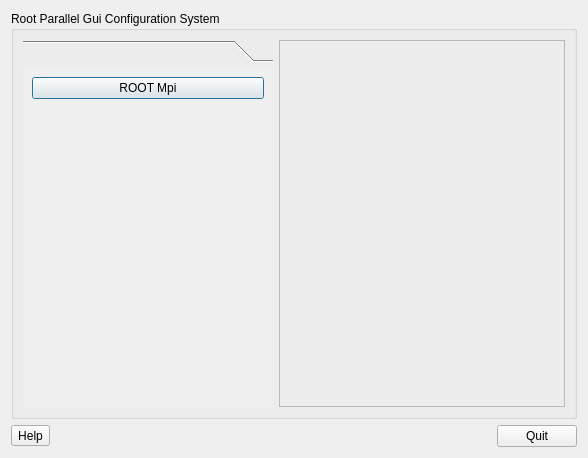
<?xml version="1.0" encoding="UTF-8"?>
<ui version="4.0">
 <class>RootParallelGuiConfig</class>
 <widget class="QDialog" name="RootParallelGuiConfig">
  <property name="geometry">
   <rect>
    <x>0</x>
    <y>0</y>
    <width>588</width>
    <height>458</height>
   </rect>
  </property>
  <property name="windowTitle">
   <string>RootParallelGuiConfig</string>
  </property>
  <property name="locale">
   <locale language="C" country="AnyCountry"/>
  </property>
  <layout class="QGridLayout" name="gridLayout_3">
   <item row="0" column="0" colspan="4">
    <widget class="QGroupBox" name="groupBox">
     <property name="title">
      <string>Root Parallel Gui Configuration System</string>
     </property>
     <layout class="QGridLayout" name="gridLayout">
      <item row="0" column="1" rowspan="2">
       <widget class="QFrame" name="frame">
        <property name="sizePolicy">
         <sizepolicy hsizetype="Expanding" vsizetype="Preferred">
          <horstretch>0</horstretch>
          <verstretch>0</verstretch>
         </sizepolicy>
        </property>
        <property name="frameShape">
         <enum>QFrame::StyledPanel</enum>
        </property>
        <property name="frameShadow">
         <enum>QFrame::Raised</enum>
        </property>
        <layout class="QGridLayout" name="gridLayout_2">
         <property name="margin">
          <number>0</number>
         </property>
         <item row="0" column="0">
          <widget class="QWidget" name="PluginWidget" native="true">
           <property name="sizePolicy">
            <sizepolicy hsizetype="Preferred" vsizetype="Minimum">
             <horstretch>0</horstretch>
             <verstretch>0</verstretch>
            </sizepolicy>
           </property>
          </widget>
         </item>
        </layout>
       </widget>
      </item>
      <item row="0" column="0" rowspan="2">
       <widget class="QToolBox" name="PluginsToolBox">
        <property name="maximumSize">
         <size>
          <width>250</width>
          <height>16777215</height>
         </size>
        </property>
        <property name="currentIndex">
         <number>0</number>
        </property>
        <widget class="QWidget" name="page">
         <property name="geometry">
          <rect>
           <x>0</x>
           <y>0</y>
           <width>240</width>
           <height>351</height>
          </rect>
         </property>
         <attribute name="label">
          <string/>
         </attribute>
         <layout class="QVBoxLayout" name="verticalLayout">
          <item>
           <widget class="QPushButton" name="RootMpiPushButton">
            <property name="text">
             <string>ROOT Mpi</string>
            </property>
            <property name="icon">
             <iconset resource="../../resources/RootParallelGui.qrc">
              <normaloff>:/RootParallelGui/root-logo.png</normaloff>:/RootParallelGui/root-logo.png</iconset>
            </property>
            <property name="iconSize">
             <size>
              <width>64</width>
              <height>64</height>
             </size>
            </property>
           </widget>
          </item>
          <item>
           <spacer name="verticalSpacer">
            <property name="orientation">
             <enum>Qt::Vertical</enum>
            </property>
            <property name="sizeHint" stdset="0">
             <size>
              <width>20</width>
              <height>186</height>
             </size>
            </property>
           </spacer>
          </item>
         </layout>
        </widget>
       </widget>
      </item>
     </layout>
    </widget>
   </item>
   <item row="1" column="0">
    <widget class="QToolButton" name="toolButton">
     <property name="text">
      <string>Help</string>
     </property>
    </widget>
   </item>
   <item row="1" column="1" colspan="2">
    <spacer name="horizontalSpacer">
     <property name="orientation">
      <enum>Qt::Horizontal</enum>
     </property>
     <property name="sizeHint" stdset="0">
      <size>
       <width>308</width>
       <height>20</height>
      </size>
     </property>
    </spacer>
   </item>
   <item row="1" column="3">
    <widget class="QPushButton" name="pushButton">
     <property name="sizePolicy">
      <sizepolicy hsizetype="Fixed" vsizetype="Fixed">
       <horstretch>0</horstretch>
       <verstretch>0</verstretch>
      </sizepolicy>
     </property>
     <property name="text">
      <string>Quit</string>
     </property>
    </widget>
   </item>
  </layout>
 </widget>
 <resources>
  <include location="../../resources/RootParallelGui.qrc"/>
 </resources>
 <connections>
  <connection>
   <sender>pushButton</sender>
   <signal>clicked()</signal>
   <receiver>RootParallelGuiConfig</receiver>
   <slot>close()</slot>
   <hints>
    <hint type="sourcelabel">
     <x>555</x>
     <y>436</y>
    </hint>
    <hint type="destinationlabel">
     <x>589</x>
     <y>450</y>
    </hint>
   </hints>
  </connection>
 </connections>
</ui>
